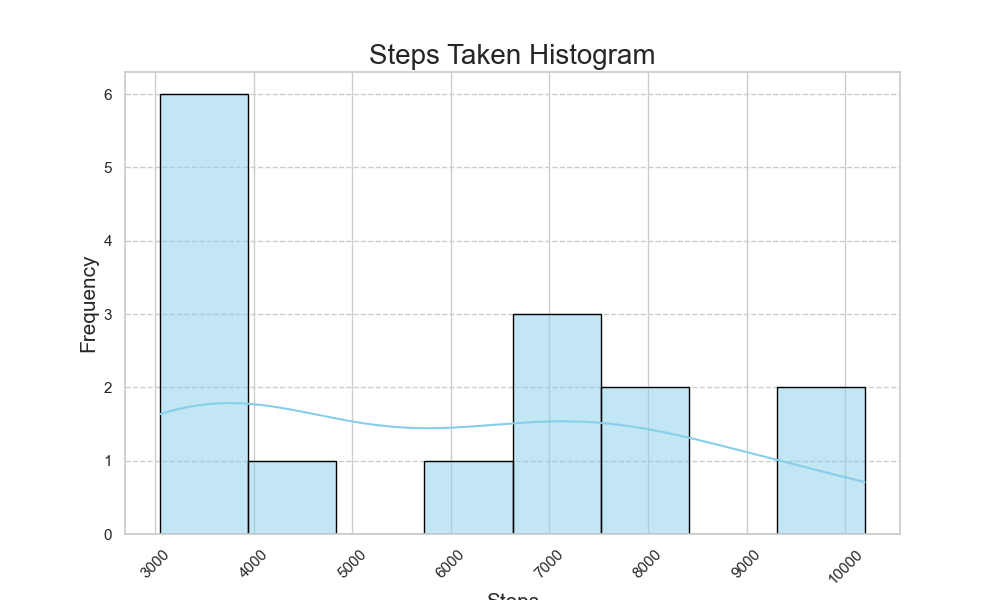

Here is the Python script that generated this plot:

import pandas as pd
import seaborn as sns
import matplotlib.pyplot as plt

# Your data as a list of dictionaries
data = [{'Day': 'Monday', 'Steps': 3450}, {'Day': 'Tuesday', 'Steps': 7100}, {'Day': 'Wednesday', 'Steps': 6800},
        {'Day': 'Thursday', 'Steps': 3700}, {'Day': 'Friday', 'Steps': 4030}, {'Day': 'Saturday', 'Steps': 7960},
        {'Day': 'Sunday', 'Steps': 10200}, {'Day': 'Monday', 'Steps': 3210}, {'Day': 'Tuesday', 'Steps': 6890},
        {'Day': 'Wednesday', 'Steps': 6580}, {'Day': 'Thursday', 'Steps': 3500}, {'Day': 'Friday', 'Steps': 3880},
        {'Day': 'Saturday', 'Steps': 8100}, {'Day': 'Sunday', 'Steps': 9700}, {'Day': 'Monday', 'Steps': 3050}]

# Convert the list of dictionaries to a pandas DataFrame
df = pd.DataFrame(data)

# Create the histogram using Seaborn
plt.figure(figsize=(10, 6))  # Set the figure size
sns.histplot(df['Steps'], kde=True, bins=8, color='skyblue', edgecolor='black')

# Customizing the plot to make it more informative
plt.title('Steps Taken Histogram', fontsize=20)          # Title of the histogram
plt.xlabel('Steps', fontsize=15)                          # X-axis label
plt.ylabel('Frequency', fontsize=15)                      # Y-axis label
plt.xticks(rotation=45)                                   # Rotate x-axis labels
plt.grid(True, which='both', axis='y', linestyle='--')    # Add gridlines

# Show the plot
plt.show()
